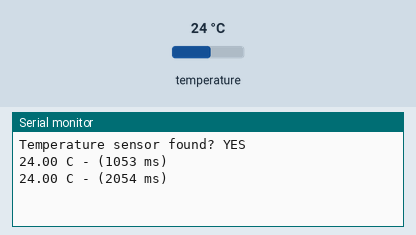
Recording of a sketch running on a simulated Arduino Uno, built with avr-gcc and run on an emulated ATmega328P. Shown: the last lines printed to the serial monitor. The test bench sets the inputs (shaded band); at power-on: temperature 24 °C.

Above: at 2.8 s.
2.9 s: temperature set to 12 °C
At 3.9 s:
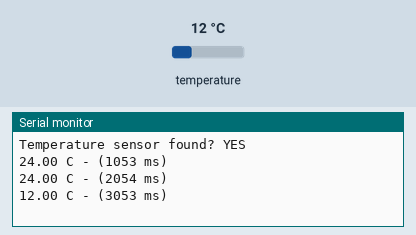
4.4 s: temperature set to 19 °C
At 5.9 s:
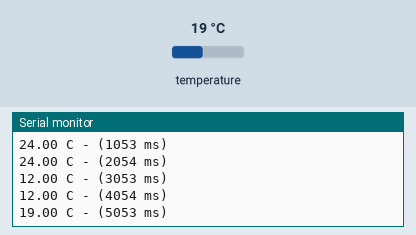
Timing chart, 0 to 7.4 s (numbered marks = the images above; inputs shaded):
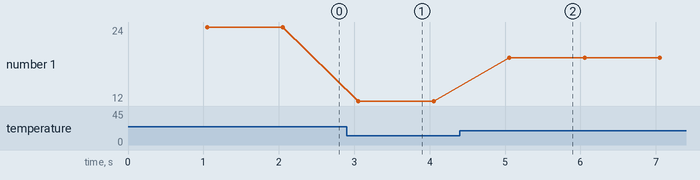

Measured:
- after the input at 2.9 s, the serial monitor: prints a new line after 0.15 s (image 1)
- after the input at 4.4 s, the serial monitor: prints a new line after 0.65 s (image 2)
- plotted number 1: 24 → 12 after the input at 2.9 s, 12 → 19 after the input at 4.4 s

The sketch:

DS18B20_Get_Temp_without_Delay.ino
```cpp
#include <OneWire.h>            // OneWire library to make the OneWire bus usable
#include <DallasTemperature.h>  // DS18B20 library for the DS18B20 temperature sensor

#define TEMPERATURE_SENSOR_PIN 11
#define MEASUREMENT_DELAY_MS 1000
#define TEMP_SENSOR_RESOLUTION 12
#define DEBUG_MODE_IS_ACTIVE true

OneWire oneWireObject(TEMPERATURE_SENSOR_PIN);          // Create OneWire object
DallasTemperature tempSensor(&oneWireObject);           // Declare temperature sensor
DeviceAddress addressTempSensor;                        // Sensor address is ascertained in findAndSetupTempSensor()

unsigned long lastRequestTime = 0;

// Ueberpruefe ob Sensoren vorhanden sind
void findAndSetupTempSensor()
{
	// Initialize temperature sensor
	tempSensor.begin();
	tempSensor.getAddress(addressTempSensor, 0);
	tempSensor.setResolution(addressTempSensor, TEMP_SENSOR_RESOLUTION);
	tempSensor.setWaitForConversion(false);   // Enables temperature polling without blocking
	tempSensor.requestTemperatures();
	delay(10);                                // A short delay is recommended after requesting the current temperature

	bool tempSensorFound = false;

	// Check if temperature sensor can be found
	if (tempSensor.getDeviceCount() == 1)
	{
		tempSensorFound = true;
	}
	else
	{
		tempSensorFound = false;
	}

	if (DEBUG_MODE_IS_ACTIVE)
	{
		Serial.print("Temperature sensor found? ");
		Serial.println(tempSensorFound ? "YES" : "NO");
	}
}

float getTemperature()
{
	// ATTENTION!
	// A 4.7k resistor must be installed between 5V and the sense wire (pull-up resistor).

	float temperature = tempSensor.getTempCByIndex(0);  // The index must be changed if there are more than one sensor on the same wire/input pin.

	// Tell the sensor to make a temperature conversion. This may happen a bit later.
	tempSensor.requestTemperatures();

  return temperature;
}

void setup() {
	if (DEBUG_MODE_IS_ACTIVE)
	{
    Serial.begin(9600);
  }
	findAndSetupTempSensor();
	lastRequestTime = millis();
}

void loop() {
	// Check if enough time has passed since last temperature request
	if (millis() >= (lastRequestTime + MEASUREMENT_DELAY_MS))
	{
		lastRequestTime = millis();
		float currentTemp = getTemperature();

    if (DEBUG_MODE_IS_ACTIVE)
    {
      Serial.print(currentTemp);
      Serial.print(" C - (");
      Serial.print(millis());
      Serial.println(" ms)");
    }
	}
}
```
